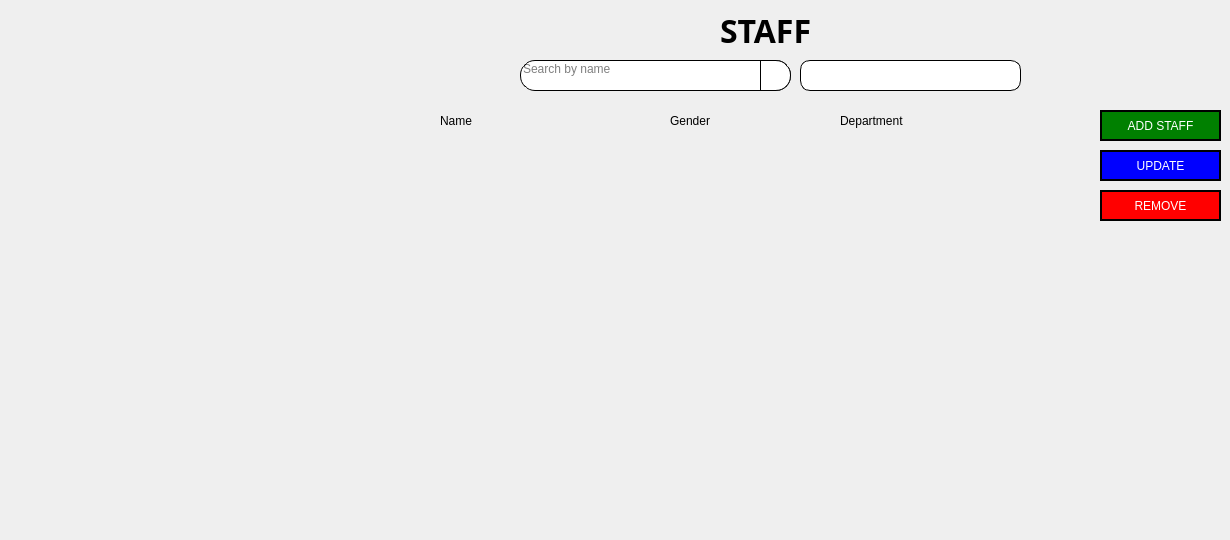
       <widget class="QWidget" name="StaffList_page">
        <widget class="QLabel" name="label_28">
         <property name="geometry">
          <rect>
           <x>720</x>
           <y>10</y>
           <width>131</width>
           <height>41</height>
          </rect>
         </property>
         <property name="font">
          <font>
           <family>Spectral SC ExtraBold</family>
           <pointsize>24</pointsize>
           <weight>75</weight>
           <italic>false</italic>
           <bold>true</bold>
          </font>
         </property>
         <property name="styleSheet">
          <string notr="true">color: #000000;
background: transparent;

</string>
         </property>
         <property name="text">
          <string>STAFF</string>
         </property>
        </widget>
        <widget class="QFrame" name="frame_6">
         <property name="geometry">
          <rect>
           <x>350</x>
           <y>100</y>
           <width>671</width>
           <height>41</height>
          </rect>
         </property>
         <property name="styleSheet">
          <string notr="true">QFrame{
background: transparent;
}
QLabel{
font: 63 10pt &quot;Spectral SC ExtraBold&quot;;
background: transparent;
color: #000000;
}</string>
         </property>
         <property name="frameShape">
          <enum>QFrame::StyledPanel</enum>
         </property>
         <property name="frameShadow">
          <enum>QFrame::Raised</enum>
         </property>
         <widget class="QLabel" name="label_31">
          <property name="geometry">
           <rect>
            <x>90</x>
            <y>10</y>
            <width>51</width>
            <height>21</height>
           </rect>
          </property>
          <property name="text">
           <string>Name</string>
          </property>
         </widget>
         <widget class="QLabel" name="label_32">
          <property name="geometry">
           <rect>
            <x>320</x>
            <y>10</y>
            <width>71</width>
            <height>21</height>
           </rect>
          </property>
          <property name="text">
           <string>Gender</string>
          </property>
         </widget>
         <widget class="QLabel" name="label_33">
          <property name="geometry">
           <rect>
            <x>490</x>
            <y>5</y>
            <width>121</width>
            <height>31</height>
           </rect>
          </property>
          <property name="text">
           <string>Department</string>
          </property>
         </widget>
        </widget>
        <widget class="QPushButton" name="addStaff_btn">
         <property name="geometry">
          <rect>
           <x>1100</x>
           <y>110</y>
           <width>121</width>
           <height>31</height>
          </rect>
         </property>
         <property name="styleSheet">
          <string notr="true">background-color: green;
font: 63 10pt &quot;Segoe UI Semibold&quot;;
border: 2px solid black;
color: white;</string>
         </property>
         <property name="text">
          <string>ADD STAFF</string>
         </property>
         <property name="icon">
          <iconset resource="../resources/res.qrc">
           <normaloff>:/resources/add (1).png</normaloff>:/resources/add (1).png</iconset>
         </property>
        </widget>
        <widget class="QPushButton" name="updateStaff_btn">
         <property name="geometry">
          <rect>
           <x>1100</x>
           <y>150</y>
           <width>121</width>
           <height>31</height>
          </rect>
         </property>
         <property name="styleSheet">
          <string notr="true">background-color: blue;
font: 63 10pt &quot;Segoe UI Semibold&quot;;
border: 2px solid black;
color: white;</string>
         </property>
         <property name="text">
          <string>UPDATE</string>
         </property>
         <property name="icon">
          <iconset resource="../resources/res.qrc">
           <normaloff>:/resources/pen.png</normaloff>:/resources/pen.png</iconset>
         </property>
        </widget>
        <widget class="QPushButton" name="removeStaff_btn">
         <property name="geometry">
          <rect>
           <x>1100</x>
           <y>190</y>
           <width>121</width>
           <height>31</height>
          </rect>
         </property>
         <property name="styleSheet">
          <string notr="true">background-color: red;
font: 63 10pt &quot;Segoe UI Semibold&quot;;
border: 2px solid black;
color: white;</string>
         </property>
         <property name="text">
          <string>REMOVE</string>
         </property>
         <property name="icon">
          <iconset resource="../resources/res.qrc">
           <normaloff>:/resources/images-removebg-preview (1).png</normaloff>:/resources/images-removebg-preview (1).png</iconset>
         </property>
        </widget>
        <widget class="QLineEdit" name="staff_searchBar">
         <property name="geometry">
          <rect>
           <x>520</x>
           <y>60</y>
           <width>271</width>
           <height>31</height>
          </rect>
         </property>
         <property name="styleSheet">
          <string notr="true">color: #000000;
font: 63 10pt &quot;Spectral SC ExtraBold&quot;;
background: transparent;
background-color: #ffffff;

border-top: 1px solid black;
border-right: 1px solid black;
border-bottom: 1px solid black;
border-left: 1px solid black;

border-top-right-radius: 15px;
border-bottom-right-radius: 15px;
border-top-left-radius: 15px;
border-bottom-left-radius: 15px;
</string>
         </property>
         <property name="alignment">
          <set>Qt::AlignLeading|Qt::AlignLeft|Qt::AlignTop</set>
         </property>
         <property name="placeholderText">
          <string>Search by name</string>
         </property>
        </widget>
        <widget class="QPushButton" name="searchButton_3">
         <property name="geometry">
          <rect>
           <x>760</x>
           <y>60</y>
           <width>31</width>
           <height>31</height>
          </rect>
         </property>
         <property name="styleSheet">
          <string notr="true">background-color: #ffffff;

border-top: 1px solid black;
border-left: 1px solid black;
border-bottom: 1px solid black;
border-right: 1px solid black;

border-top-right-radius: 15px;
border-bottom-right-radius: 15px;</string>
         </property>
         <property name="text">
          <string/>
         </property>
         <property name="icon">
          <iconset resource="../resources/res.qrc">
           <normaloff>:/resources/download-removebg-preview.png</normaloff>:/resources/download-removebg-preview.png</iconset>
         </property>
         <property name="iconSize">
          <size>
           <width>25</width>
           <height>30</height>
          </size>
         </property>
        </widget>
        <widget class="QComboBox" name="departmentFilter">
         <property name="geometry">
          <rect>
           <x>800</x>
           <y>60</y>
           <width>221</width>
           <height>31</height>
          </rect>
         </property>
         <property name="layoutDirection">
          <enum>Qt::LeftToRight</enum>
         </property>
         <property name="styleSheet">
          <string notr="true">QComboBox {
    background: #ffffff;
    border: 1px solid black;
    border-radius: 10px;
    padding: 5px;
    font: 63 12pt &quot;Segoe UI Semibold&quot;;
}

/* Drop-down list styling */
QComboBox QAbstractItemView {
    background-color: #ffffff;
    selection-background-color: #0078d7;
    selection-color: #ffffff;
}

QComboBox::drop-down {
    subcontrol-origin: padding;
    subcontrol-position: top right;
    width: 30px;
	height: 30px;
	background: transparent;
}

QComboBox::down-arrow {
 	image: url(:/resources/sort.png);
    width: 20px;
    height: 20px;
}
</string>
         </property>
         <property name="iconSize">
          <size>
           <width>20</width>
           <height>20</height>
          </size>
         </property>
         <property name="frame">
          <bool>false</bool>
         </property>
        </widget>
        <widget class="QTableWidget" name="staffTable">
         <property name="geometry">
          <rect>
           <x>370</x>
           <y>140</y>
           <width>731</width>
           <height>391</height>
          </rect>
         </property>
         <property name="styleSheet">
          <string notr="true">QTableWidget {
    background: transparent;
    color: #000000;
    border: none;
    gridline-color: transparent;
    outline: none;
    padding: 5px;
    font-size: 17px;
}
QHeaderView::section {
    background-color: transparent;
    color: #000000;
    font-size: 12px;
    border: none;
    padding: 5px;
    text-align: left;  /* Align header titles consistently */
}

QTableWidget::item {
    padding: 3px;
    border: none;
    text-align: left;  /* Important for item alignment */
}

QTableWidget::item:selected {
    background-color: transparent;
    color: #000000;
}

QTableWidget::item {
    selection-background-color: transparent;
    selection-color: #000000;
}

QHeaderView::section:horizontal {
    background-color: transparent;
    color: 000000;
    border: none;
    font-size: 7px;
}
</string>
         </property>
         <property name="verticalScrollBarPolicy">
          <enum>Qt::ScrollBarAsNeeded</enum>
         </property>
         <property name="horizontalScrollBarPolicy">
          <enum>Qt::ScrollBarAlwaysOff</enum>
         </property>
         <property name="editTriggers">
          <set>QAbstractItemView::NoEditTriggers</set>
         </property>
         <property name="selectionBehavior">
          <enum>QAbstractItemView::SelectRows</enum>
         </property>
         <property name="showGrid">
          <bool>false</bool>
         </property>
         <attribute name="horizontalHeaderVisible">
          <bool>false</bool>
         </attribute>
         <attribute name="horizontalHeaderCascadingSectionResizes">
          <bool>true</bool>
         </attribute>
         <attribute name="verticalHeaderVisible">
          <bool>false</bool>
         </attribute>
         <attribute name="verticalHeaderCascadingSectionResizes">
          <bool>false</bool>
         </attribute>
         <attribute name="verticalHeaderMinimumSectionSize">
          <number>25</number>
         </attribute>
         <attribute name="verticalHeaderDefaultSectionSize">
          <number>60</number>
         </attribute>
         <attribute name="verticalHeaderHighlightSections">
          <bool>true</bool>
         </attribute>
         <attribute name="verticalHeaderShowSortIndicator" stdset="0">
          <bool>false</bool>
         </attribute>
         <attribute name="verticalHeaderStretchLastSection">
          <bool>true</bool>
         </attribute>
         <column>
          <property name="text">
           <string>Name</string>
          </property>
         </column>
         <column>
          <property name="text">
           <string>Gender</string>
          </property>
          <property name="textAlignment">
           <set>AlignLeading|AlignVCenter</set>
          </property>
         </column>
         <column>
          <property name="text">
           <string>Department</string>
          </property>
         </column>
        </widget>
        <widget class="QLabel" name="noStaffLabel">
         <property name="geometry">
          <rect>
           <x>510</x>
           <y>150</y>
           <width>291</width>
           <height>21</height>
          </rect>
         </property>
         <property name="styleSheet">
          <string notr="true">font: 87 14pt &quot;Segoe UI Black&quot;;
background: transparent;
color: #000000;</string>
         </property>
         <property name="text">
          <string/>
         </property>
        </widget>
       </widget>
